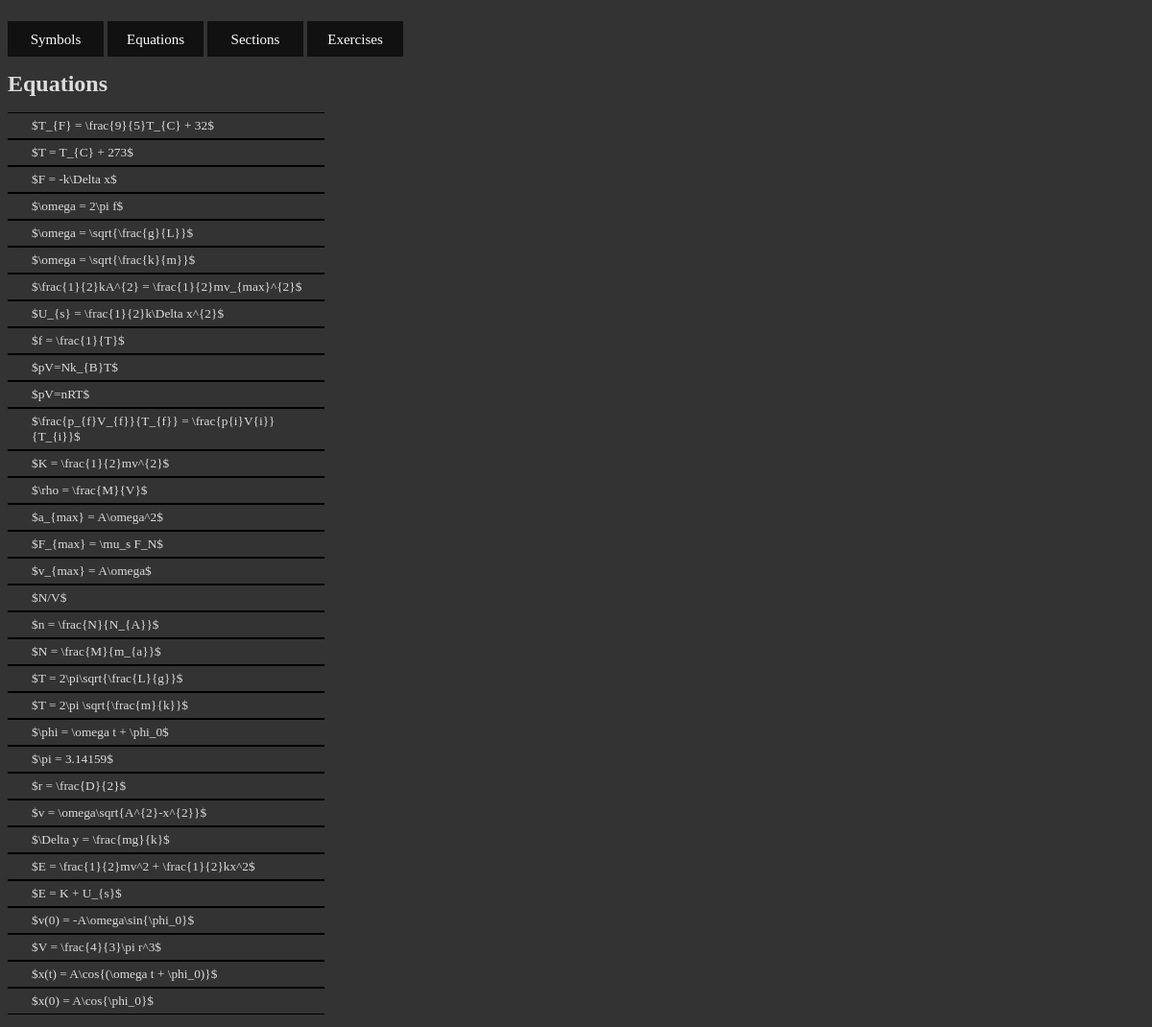
Before: /equations/ with the older database file.
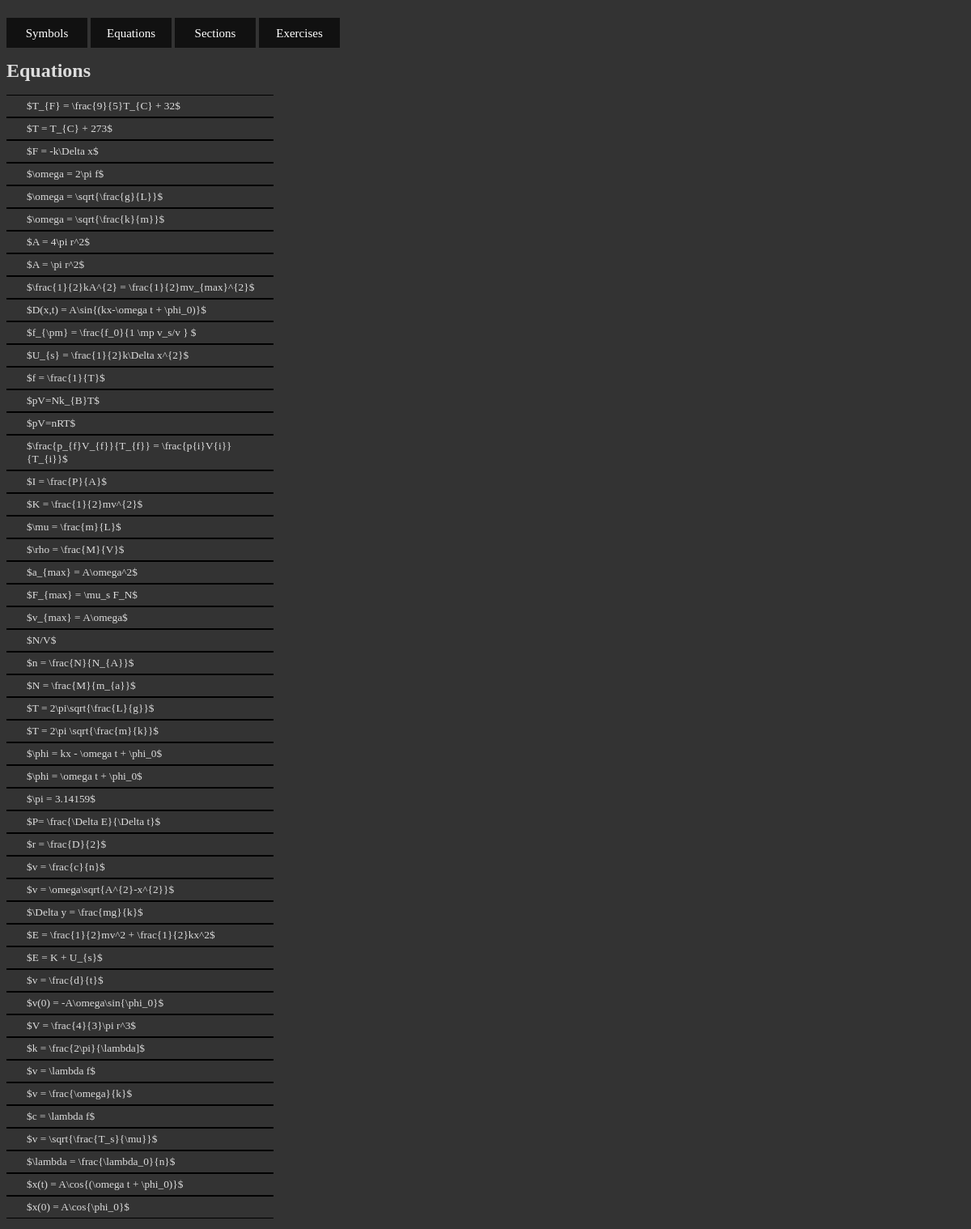
After: the same page with the newer database file.
### per/models.py (models this page shows, shortened)
class Equation(models.Model):
    latex = models.CharField(max_length=500)
    name = models.CharField(max_length=150)
    class Meta:
    	ordering = ('name',)

### per/views.py (the view)
# urls.py: url(r'^equations/$', views.equations, name='equations'),
def equations(request):
    eqn_list = Equation.objects.order_by('name')
    context = {'eqn_list': eqn_list}
    return render(request, 'per/equations.html', context)

### per/templates/per/equations.html (shortened to what this page needs)
<!DOCTYPE html>
<html>
	<head>
	<link rel="stylesheet" type="text/css" href="{{ STATIC_URL }}per/css/btn.css">
	<link rel="stylesheet" type="text/css" href="{{ STATIC_URL }}per/css/global.css">
	{% load staticfiles %}
	</head>
	<body>
	<div id="list">
	<div id = "buttons" style="height:50px;">
	<a href="/symbols" class="btn"><span>Symbols</span></a>
	<a href="/equations" class="btn"><span>Equations</span></a>
	<a href="/sections" class="btn"><span>Sections</span></a>
	<a href="/exercises" class="btn"><span>Exercises</span></a>
	</div>
		{% if eqn_list %}
    		<ul id="navList">
    		<h1>Equations</h1>
    		{% for eqn in eqn_list %}
    			<li data-sym="{{ eqn.id }}">${{ eqn.latex }}$</li>
		    {% endfor %}
    		</ul>
		{% else %}
    		<p>No symbols are available.</p>
		{% endif %}
	</div>
	</body>
</html>

Changed rows visible on the page:
added Equation: latex "A = 4\\pi r^2"
added Equation: latex "A = \\pi r^2"
added Equation: latex "D(x,t) = A\\sin{(kx-\\omega t + \\phi_0)}"
added Equation: latex "f_{\\pm} = \\frac{f_0}{1 \\mp v_s/v }"
added Equation: latex "I = \\frac{P}{A}"
added Equation: latex "\\mu = \\frac{m}{L}"
added Equation: latex "\\phi = kx - \\omega t + \\phi_0"
added Equation: latex "P= \\frac{\\Delta E}{\\Delta t}"
added Equation: latex "v = \\frac{c}{n}"
added Equation: latex "v = \\frac{d}{t}"
added Equation: latex "k = \\frac{2\\pi}{\\lambda]"
added Equation: latex "v = \\lambda f"
added Equation: latex "v = \\frac{\\omega}{k}"
added Equation: latex "c = \\lambda f"
added Equation: latex "v = \\sqrt{\\frac{T_s}{\\mu}}"
added Equation: latex "\\lambda = \\frac{\\lambda_0}{n}"
